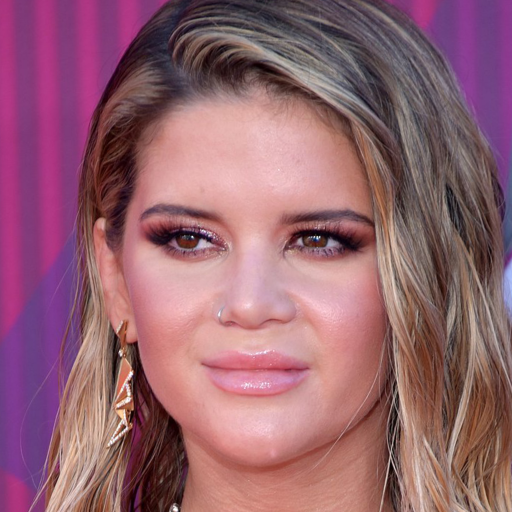
#> input picture 1_OpenCV/3_morphing/examples/1_001.png, 1024 x 1024 px (shown at 1/2 size)
$ python faceMorph_example_zn.py
#> lines starting #> are read from the running program, lines starting #| are printed output that depends on the picture
#!/usr/bin/env python

import numpy as np
import cv2
import sys
import csv

# Read points from text file
def readPoints(path) :
    # Create an array of points.
    points = [];
    # Read points
    with open(path) as file :
        for line in file :
            x, y = line.split()
            points.append((int(x), int(y)))

    return points

# Apply affine transform calculated using srcTri and dstTri to src and
# output an image of size.
def applyAffineTransform(src, srcTri, dstTri, size) :

    # Given a pair of triangles, find the affine transform.
    warpMat = cv2.getAffineTransform( np.float32(srcTri), np.float32(dstTri) )

    # Apply the Affine Transform just found to the src image
    dst = cv2.warpAffine( src, warpMat, (size[0], size[1]), None, flags=cv2.INTER_LINEAR, borderMode=cv2.BORDER_REFLECT_101 )

    return dst


# Warps and alpha blends triangular regions from img1 and img2 to img
def morphTriangle(img1, img2, img, t1, t2, t, alpha) :

    # Find bounding rectangle for each triangle
    r1 = cv2.boundingRect(np.float32([t1]))
    r2 = cv2.boundingRect(np.float32([t2]))
    r = cv2.boundingRect(np.float32([t]))


    # Offset points by left top corner of the respective rectangles
    t1Rect = []
    t2Rect = []
    tRect = []


    for i in range(0, 3):
        tRect.append(((t[i][0] - r[0]),(t[i][1] - r[1])))
        t1Rect.append(((t1[i][0] - r1[0]),(t1[i][1] - r1[1])))
        t2Rect.append(((t2[i][0] - r2[0]),(t2[i][1] - r2[1])))


    # Get mask by filling triangle
    mask = np.zeros((r[3], r[2], 3), dtype = np.float32)
    cv2.fillConvexPoly(mask, np.int32(tRect), (1.0, 1.0, 1.0), 16, 0);

    # Apply warpImage to small rectangular patches
    img1Rect = img1[r1[1]:r1[1] + r1[3], r1[0]:r1[0] + r1[2]]
    img2Rect = img2[r2[1]:r2[1] + r2[3], r2[0]:r2[0] + r2[2]]

    size = (r[2], r[3])
    warpImage1 = applyAffineTransform(img1Rect, t1Rect, tRect, size)
    warpImage2 = applyAffineTransform(img2Rect, t2Rect, tRect, size)

    # Alpha blend rectangular patches
    imgRect = (1.0 - alpha) * warpImage1 + alpha * warpImage2

    # Copy triangular region of the rectangular patch to the output image
    img[r[1]:r[1]+r[3], r[0]:r[0]+r[2]] = img[r[1]:r[1]+r[3], r[0]:r[0]+r[2]] * ( 1 - mask ) + imgRect * mask


if __name__ == '__main__' :

    filename1 = 'examples/1_001.png'
    filename2 = 'examples/2_001.png'
    alpha = 0.5

    # Read images
    img1 = cv2.imread(filename1);
#> img1 is the input picture: shape (1024, 1024, 3); mean B, G, R 111.9, 99.1, 148.9
    img2 = cv2.imread(filename2);
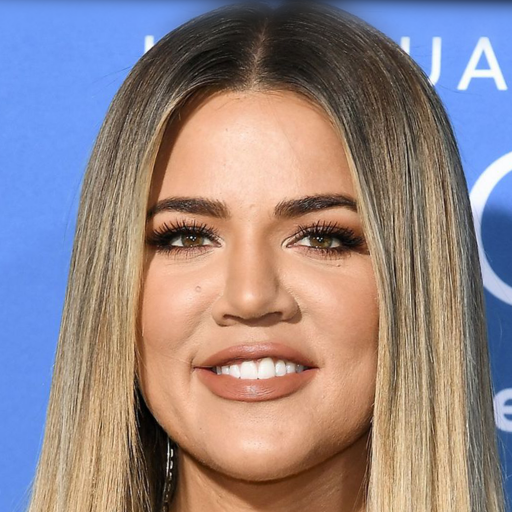
#> input picture 1_OpenCV/3_morphing/examples/2_001.png, 1024 x 1024 px (shown at 1/2 size)
#> img2 is the input picture: shape (1024, 1024, 3); mean B, G, R 135.1, 133.1, 147.3

    # Convert Mat to float data type
    img1 = np.float32(img1)
    img2 = np.float32(img2)

    # Read array of corresponding points
    points1 = []
    f1 = csv.reader(open('examples/1_001.csv', 'r'))
#> (reads 1_OpenCV/3_morphing/examples/1_001.csv from the repository)
    for row in f1:
        points1.append((int(row[0]), int(row[1])))

    points2 = []
    f2 = csv.reader(open('examples/2_001.csv', 'r'))
#> (reads 1_OpenCV/3_morphing/examples/2_001.csv from the repository)
    for row in f2:
        points2.append((int(row[0]), int(row[1])))

    # points1 = readPoints('examples/1_001.csv')
    # points2 = readPoints('examples/2_001.csv')
    points = []

    # Compute weighted average point coordinates
    for i in range(0, len(points1)):
        x = ( 1 - alpha ) * points1[i][0] + alpha * points2[i][0]
        y = ( 1 - alpha ) * points1[i][1] + alpha * points2[i][1]
        points.append((x,y))

    # Allocate space for final output
    imgMorph = np.zeros(img1.shape, dtype = img1.dtype)

    # Read triangles from tri.txt
    ff = csv.reader(open("examples/tri.csv", 'r'))
#> (reads 1_OpenCV/3_morphing/examples/tri.csv from the repository)
    for row in ff:
        x = int(row[0])
        y = int(row[1])
        z = int(row[2])

        t1 = [points1[x], points1[y], points1[z]]
        t2 = [points2[x], points2[y], points2[z]]
        t = [ points[x], points[y], points[z] ]

        # Morph one triangle at a time.
        morphTriangle(img1, img2, imgMorph, t1, t2, t, alpha)
#> this loop made 146 passes
#> pass 1, in morphTriangle, `img1Rect = img1[r1[1]:r1[1] + r1[3], r1[0]:r1[0] + r1[2]]`:
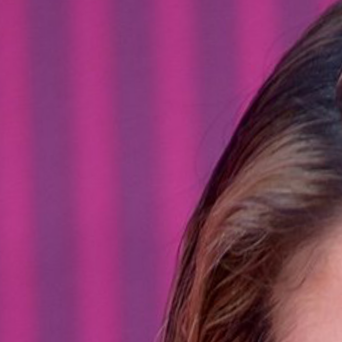
#> img1Rect: shape (342, 342, 3) float32; mean B, G, R 102.5, 55.8, 131.8
#> pass 1, in morphTriangle, `img2Rect = img2[r2[1]:r2[1] + r2[3], r2[0]:r2[0] + r2[2]]`:
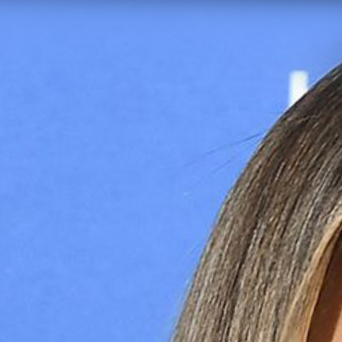
#> img2Rect: shape (342, 342, 3) float32; mean B, G, R 203.2, 140.2, 110.5
#> pass 1, in morphTriangle, `imgRect = (1.0 - alpha) * warpImage1 + alpha * warpImage2`:
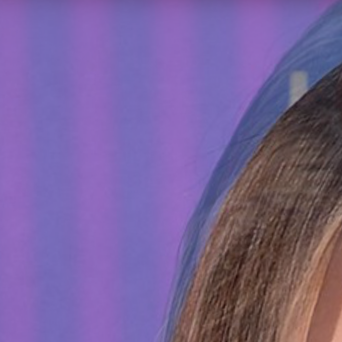
#> imgRect: shape (342, 342, 3) float32; mean B, G, R 152.9, 98, 121.1
#> pass 2, in morphTriangle (call 2), `img1Rect = img1[r1[1]:r1[1] + r1[3], r1[0]:r1[0] + r1[2]]`:
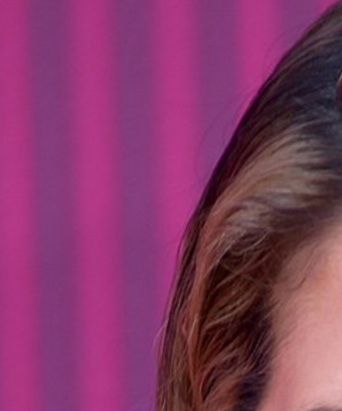
#> img1Rect: shape (411, 342, 3) float32; mean B, G, R 102, 57.7, 133.1


    # Display Result
    cv2.imshow("Morphed Face", np.uint8(imgMorph))
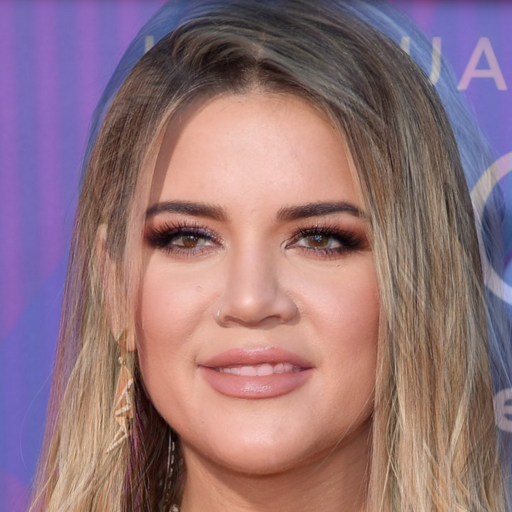
#> window 'Morphed Face': shape (1024, 1024, 3) (shown at 1/2 size); mean B, G, R 122.8, 115.3, 147.4
    cv2.waitKey(0)
